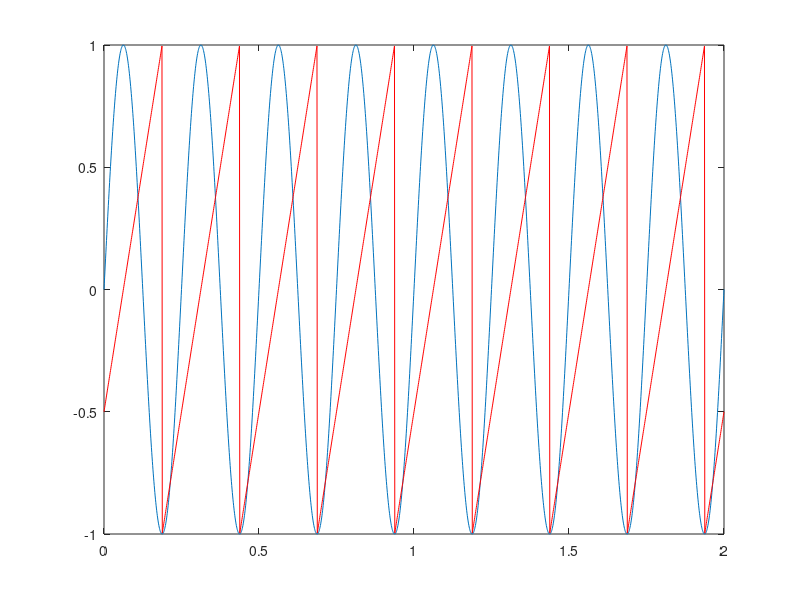

The MATLAB script that drew this image: (Note: this script raises an error after producing the figure.)
%% hilbert phase is accurate up to last sample of perfect sine wave
dt = 0.001;
tvec = 0:dt:2;

y = sin(2*pi*4*tvec);

plot(tvec, y); hold on;

phi = angle(hilbert(y));
plot(tvec, phi ./ pi, 'r');

%% what about some actual data? (note requires statedep_sandbox to have been run)
offs = 300; % plot some example stim events starting at this event number
for iE = 1:9

temp = restrict(this_csc, laser_on.t{1}(iE+offs)-2.5, laser_on.t{1}(iE+offs)+0.5);
this_idx = nearest_idx3(laser_on.t{1}(iE+offs), temp.tvec);

subplot(3, 3, iE);
plot(temp); hold on;
plot(temp.tvec(this_idx), temp.data(this_idx), '.k', 'MarkerSize', 10);
axis tight; box off;

end

%% idea: run forward filter up to time of stim to obtain phase estimate
fs = 18;
fpass_list = {[3 5], [7 9], [30 40], [65 80]};
fstop_list = {[2.5 5.5], [6 10], [28 42], [60 85]};

for iF = 1:length(f_list) % loop across freqs
   
    % set up filter
    cfg_filt = [];
    cfg_filt.fpass = fpass_list{iF};
    cfg_filt.fstop = fstop_list{iF};
    cfg_filt.debug = 1;
    
    stim_phase = FindPreStimPhase(cfg_filt, laser_on, this_csc);
    
    % STIM PHASE HISTO THIS IS IMPORTANT
    figure(2); subplot(2, 2, iF);
    hist(stim_phase, 36); title(sprintf('stim phase histo (%.1f-%.1f Hz)', f_list{iF}(1), f_list{iF}(2)));
    
    figure(1)
    subplot(322); 
    plot(F, 10*log10(Pxx), 'k', 'LineWidth', 2);
    set(gca, 'XLim', [0 150], 'FontSize', fs); grid on;
    xlabel('Frequency (Hz)');
    
    for iP = 1 % loop across some phase splits
    
        phase_low_idx = find(stim_phase < 0);
        phase_high_idx = find(stim_phase >= 0);
        
        [this_ccf_low, tvec] = ccf(cfg, this_S.t{1}, laser_on.t{1}(phase_low_idx));
        this_ccf_low = this_ccf_low ./ length(laser_on.t{1}(phase_low_idx));
        [this_ccf_high, tvec] = ccf(cfg, this_S.t{1}, laser_on.t{1}(phase_high_idx));
        this_ccf_high = this_ccf_high ./ length(laser_on.t{1}(phase_high_idx));
        
        subplot(3, 2, 2 + iF);
        h(1) = plot(tvec, this_ccf_low, 'b', 'LineWidth', 2); hold on;
        h(2) = plot(tvec, this_ccf_high, 'r', 'LineWidth', 2);
        
        legend(h, {'phase < 0', 'phase >= 0'}, 'Location', 'Northwest'); legend boxoff;
        set(gca, 'FontSize', fs); xlabel('time (s)'); ylabel('spike count');
        title(sprintf('phase split %.1f-%.1f Hz', f_list{iF}(1), f_list{iF}(2)));
    
    end
    
    drawnow;
    
end % of freq loop